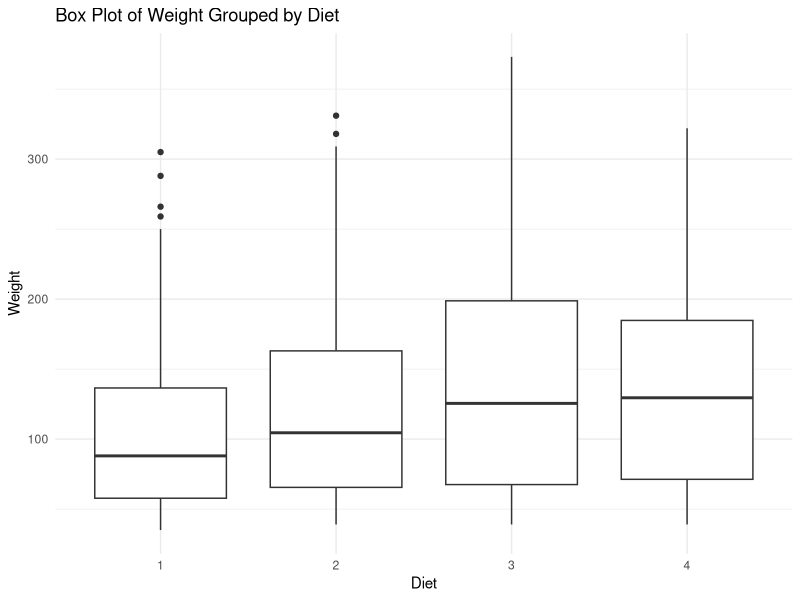
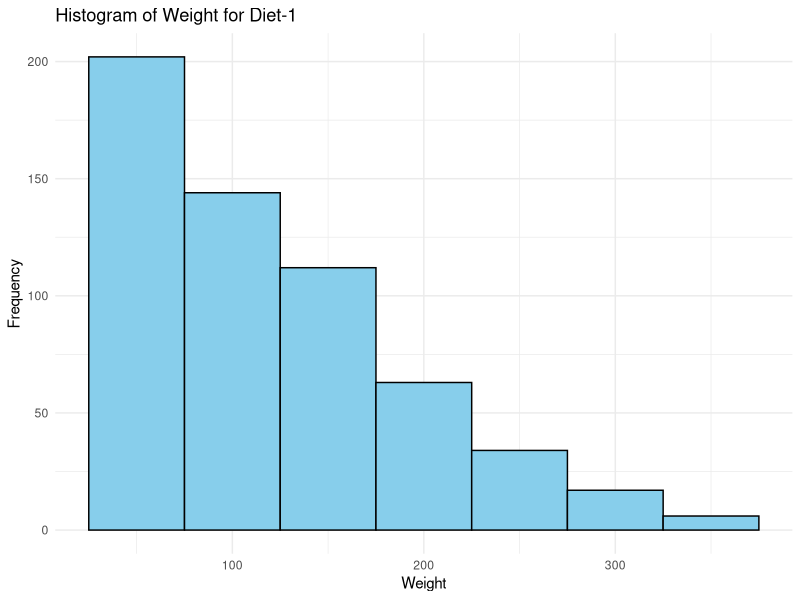
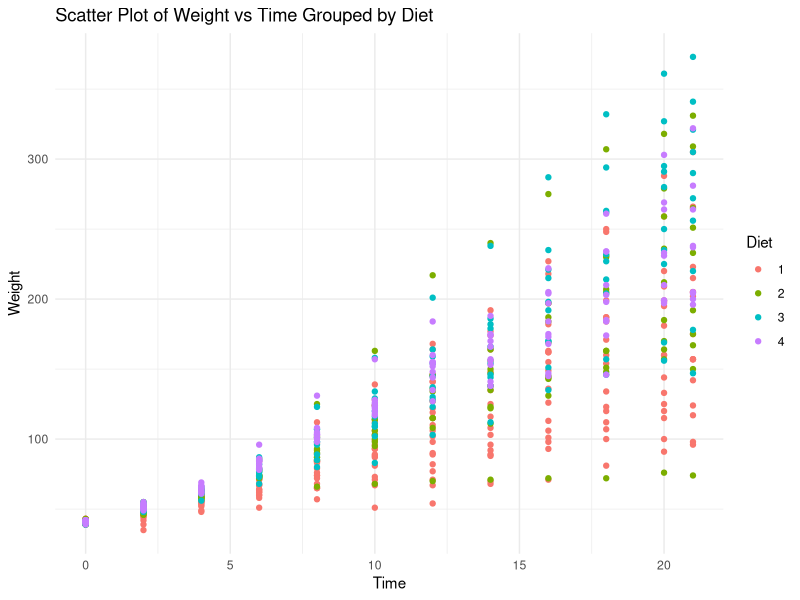

R code for these plots, in order:

library(ggplot2)

data("ChickWeight")

boxplot_plot <- ggplot(ChickWeight, aes(x = as.factor(Diet), y = weight, group = Diet)) +
  geom_boxplot() +
  labs(title = "Box Plot of Weight Grouped by Diet", x = "Diet", y = "Weight") +
  theme_minimal()

histogram_plot <- ggplot(ChickWeight, aes(x = weight)) +
  geom_histogram(binwidth = 50, fill = "skyblue", color = "black") +
  labs(title = "Histogram of Weight for Diet-1", x = "Weight", y = "Frequency") +
  theme_minimal()

scatter_plot <- ggplot(ChickWeight, aes(x = Time, y = weight, color = as.factor(Diet))) +
  geom_point() +
  labs(title = "Scatter Plot of Weight vs Time Grouped by Diet", x = "Time", y = "Weight", color = "Diet") +
  theme_minimal()

print(boxplot_plot)
print(histogram_plot)
print(scatter_plot)
